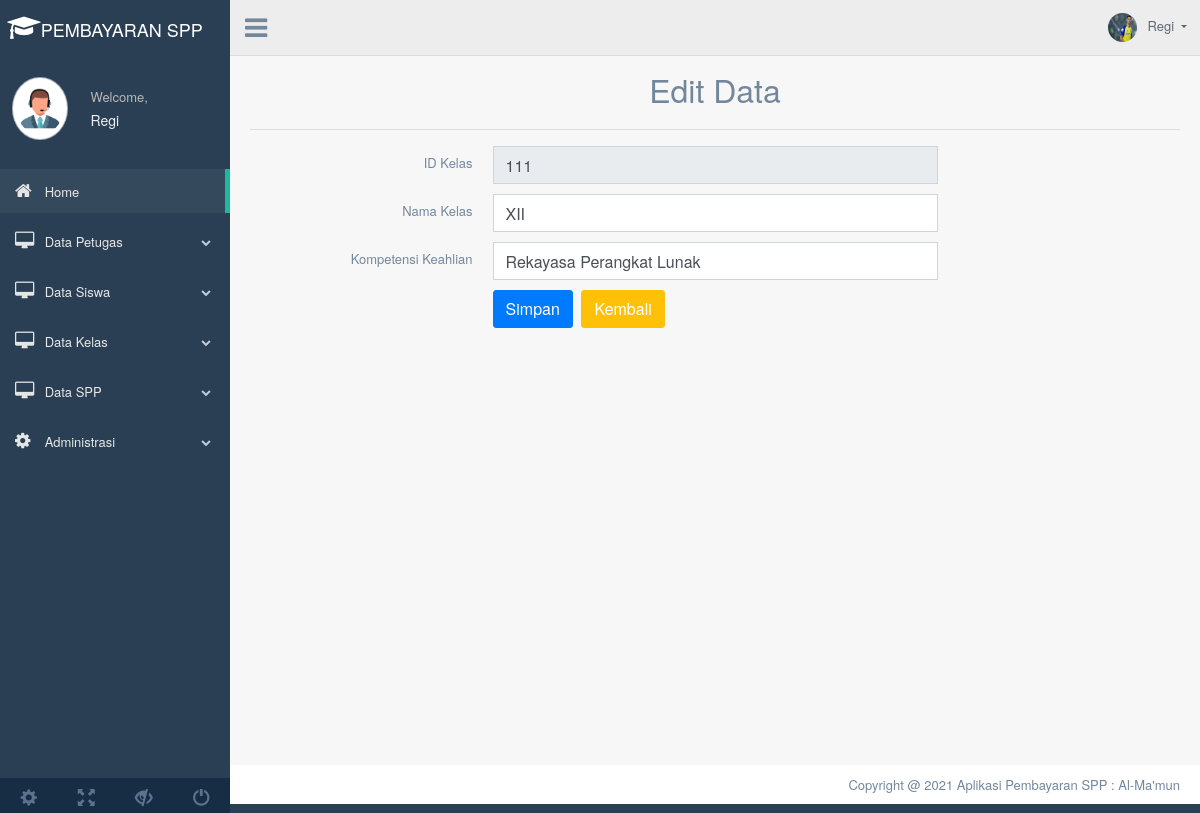
Page /beranda.php?page=edit_kelas&id_kelas=111 (signed in) on the committed database.
### tables this page shows
CREATE TABLE `kelas` (
  `id_kelas` int(11) NOT NULL,
  `nama_kelas` varchar(10) DEFAULT NULL,
  `kompetensi_keahlian` varchar(50) DEFAULT NULL
);

### editkelas.php (the view, shortened to what this page needs)
<?php include('config.php'); ?>
	<div class="container" style="margin-top:20px">
		<center><font size="6">Edit Data</font></center>
		<hr>
		<?php
		if(isset($_GET['id_kelas'])){
			$id_kelas = $_GET['id_kelas'];
			$select = mysqli_query($koneksi, "SELECT * FROM kelas WHERE id_kelas='$id_kelas'") or die(mysqli_error($koneksi));
			if(mysqli_num_rows($select) == 0){
				echo '<div class="alert alert-warning">ID tidak ada dalam database.</div>';
				exit();
			}else{
				$data = mysqli_fetch_assoc($select);
			}
		}
		?>
		<form action="beranda.php?page=edit_kelas&id_kelas=<?php echo $id_kelas; ?>" method="post">
			<div class="item form-group">
				<label class="col-form-label col-md-3 col-sm-3 label-align">ID Kelas</label>
				<div class="col-md-6 col-sm-6">
					<input type="text" name="id_kelas" class="form-control"  value="<?php echo $data['id_kelas']; ?>" readonly required>
				</div>
			</div>
			<div class="item form-group">
				<label class="col-form-label col-md-3 col-sm-3 label-align">Nama Kelas</label>
				<div class="col-md-6 col-sm-6">
					<input type="text" name="nama_kelas" class="form-control" value="<?php echo $data['nama_kelas']; ?>" required>
				</div>
			</div>
			<div class="item form-group">
				<label class="col-form-label col-md-3 col-sm-3 label-align">Kompetensi Keahlian</label>
				<div class="col-md-6 col-sm-6">
					<input type="text" name="kompetensi_keahlian" class="form-control" value="<?php echo $data['kompetensi_keahlian']; ?>" required>
				</div>
			</div>
            	<div class="item form-group">
				<div class="col-md-6 col-sm-6 offset-md-3">
					<input type="submit" name="submit" class="btn btn-primary" value="Simpan">
					<a href="beranda.php?page=tampil_siswa" class="btn btn-warning">Kembali</a>
				</div>
			</div>
		</form>
	</div>

### rows in the picture
kelas: id_kelas "111", nama_kelas "XII", kompetensi_keahlian "Rekayasa Perangkat Lunak"

### other values in the picture
$_SESSION['username'] "Regi"
